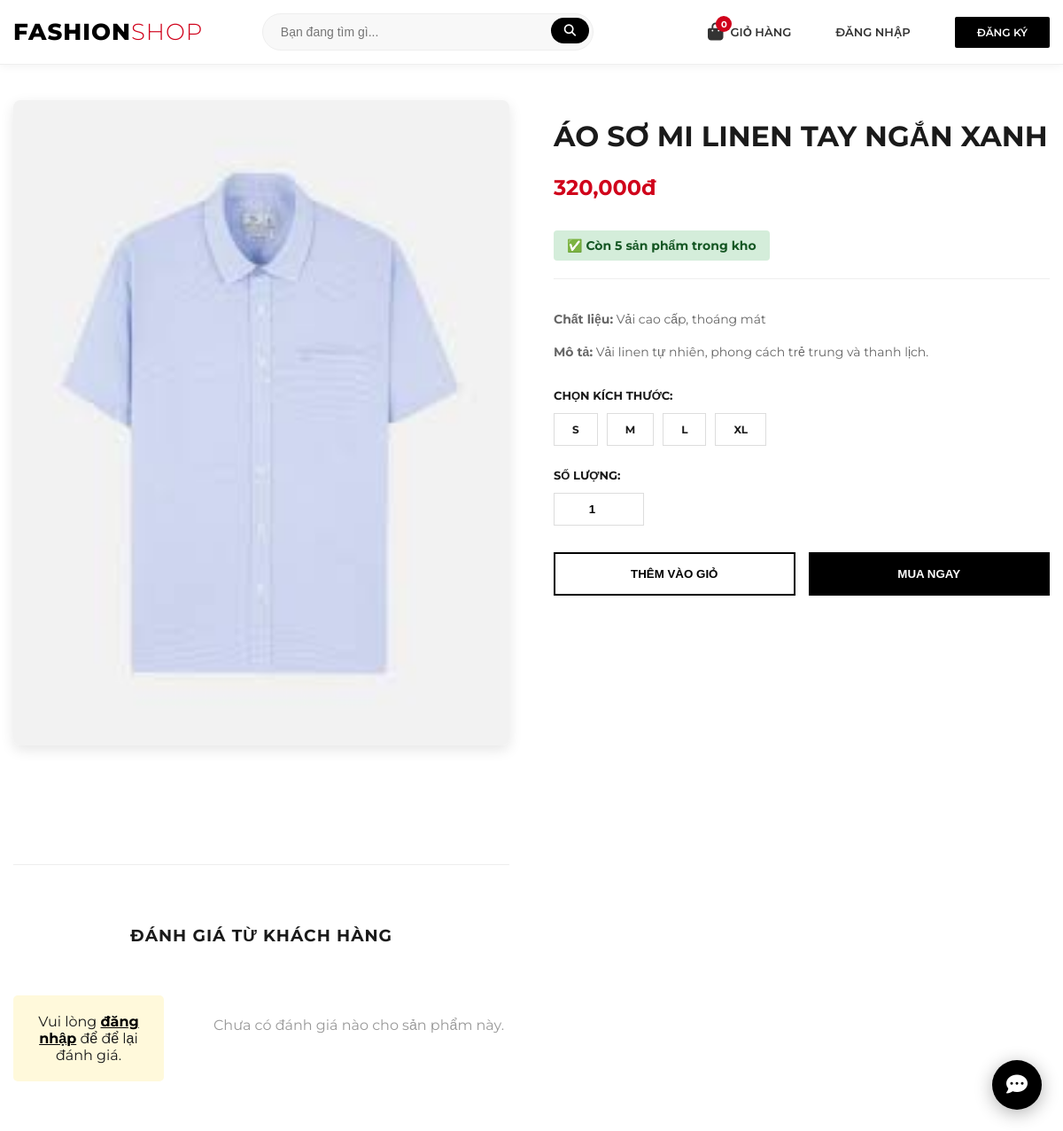
Screenshot of /product.php?id=51 with the database file from the repository.
### tables this page shows
CREATE TABLE `products` (
  `id` int(11) NOT NULL,
  `category_id` int(11) DEFAULT NULL,
  `name` varchar(255) NOT NULL,
  `price` decimal(10,2) NOT NULL,
  `stock` int(11) NOT NULL DEFAULT 0,
  `description` text DEFAULT NULL,
  `image` varchar(255) DEFAULT NULL
);

CREATE TABLE `product_sizes` (
  `id` int(11) NOT NULL,
  `product_id` int(11) DEFAULT NULL,
  `size_name` varchar(10) DEFAULT NULL
);

### public/product.php (the view, shortened to what this page needs)
<?php
include __DIR__ . '/../templates/partials/header.php';
$product_id = $_GET['id'] ?? 0;
$stmt = $pdo->prepare("SELECT * FROM products WHERE id = ?");
$stmt->execute([$product_id]);
$product = $stmt->fetch();
$stmt_size = $pdo->prepare("SELECT * FROM product_sizes WHERE product_id = ?");
$stmt_size->execute([$product_id]);
$sizes = $stmt_size->fetchAll();
$stmt_rev = $pdo->prepare("SELECT r.*, u.username FROM reviews r JOIN users u ON r.id = u.id WHERE r.product_id = ? ORDER BY r.created_at DESC");
$stmt_rev->execute([$product_id]);
$reviews = $stmt_rev->fetchAll();
?>
<div class="container"
    style="max-width: 1200px; margin: 40px auto; padding: 0 15px; font-family: 'Montserrat', sans-serif;">
    <div style="display: grid; grid-template-columns: 1fr 1fr; gap: 50px; align-items: start;">
        <div class="product-image">
            <img src="/assets/images/<?= $product['image'] ?>" alt="<?= $product['name'] ?>"
                style="width: 100%; border-radius: 8px; box-shadow: 0 5px 15px rgba(0,0,0,0.1);">
        </div>
        <div class="product-details">
            <h1 style="font-size: 32px; margin-bottom: 15px; text-transform: uppercase;"><?= $product['name'] ?></h1>
            <p style="font-size: 24px; color: #d0021b; font-weight: 700; margin-bottom: 20px;">
                <?= number_format($product['price']) ?>đ</p>
            <?php $outOfStock = (int)($product['stock'] ?? 0) <= 0; ?>
            <p style="font-size: 14px; font-weight: bold; padding: 8px 15px; border-radius: 4px; margin-bottom: 20px; display: inline-block; background: <?= $outOfStock ? '#ffeaa7' : '#d4edda' ?>; color: <?= $outOfStock ? '#d63031' : '#155724' ?>;">
                <?= $outOfStock ? '❌ HẾT HÀNG — Sản phẩm tạm thời không có sẵn' : '✅ Còn ' . (int)$product['stock'] . ' sản phẩm trong kho' ?>
            </p>
            <div style="border-top: 1px solid #eee; padding-top: 20px; color: #666; font-size: 14px; line-height: 1.6;">
                <p><strong>Chất liệu:</strong> <?= $product['material'] ?? 'Vải cao cấp, thoáng mát' ?></p>
                <p><strong>Mô tả:</strong> <?= $product['description'] ?></p>
            </div>
            <form action="add_to_cart.php" method="POST" style="margin-top: 30px;">
                <div style="margin-bottom: 25px;">
                    <div style="margin-bottom: 25px;">
                        <?php if (count($sizes) > 0): ?>
                            <p style="font-weight: 700; margin-bottom: 12px; font-size: 13px; text-transform: uppercase;">
                                Chọn kích thước:</p>
                            <div style="display: flex; gap: 10px;">
                                <?php foreach ($sizes as $s): ?>
                                    <label style="cursor: pointer;">
                                        <span class="size-item"
                                            style="display: inline-block; padding: 10px 20px; border: 1px solid #ddd; font-weight: bold; font-size: 12px; transition: 0.3s;">
                                            <?= $s['size_name'] ?>
                                        </span>
                                    </label>
                                <?php endforeach; ?>
                            </div>
                        <?php else: ?>
                            <input type="hidden" name="selected_size" value="Freesize">
                        <?php endif; ?>
                    </div>
                    <div style="margin-bottom: 30px;">
                        <p style="font-weight: 700; margin-bottom: 12px; font-size: 13px; text-transform: uppercase;">Số
                            lượng:</p>
                        <input type="number" name="quantity" value="1" min="1"
                            style="width: 80px; padding: 10px; border: 1px solid #ddd; text-align: center; font-weight: bold;">
                    </div>
                    <div style="display: flex; gap: 15px;">
                        <button type="submit" name="action" value="add"
                            <?= $outOfStock ? 'disabled' : '' ?>
                            style="flex: 1; padding: 15px; background: <?= $outOfStock ? '#eee' : '#fff' ?>; border: 2px solid <?= $outOfStock ? '#ccc' : '#000' ?>; font-weight: 700; cursor: <?= $outOfStock ? 'not-allowed' : 'pointer' ?>; transition: 0.3s; color: <?= $outOfStock ? '#aaa' : '#000' ?>;">
                            <?= $outOfStock ? 'HẾT HÀNG' : 'THÊM VÀO GIỎ' ?>
                        </button>
                        <button type="submit" name="action" value="buy_now"
                            <?= $outOfStock ? 'disabled' : '' ?>
                            style="flex: 1; padding: 15px; background: <?= $outOfStock ? '#ccc' : '#000' ?>; color: <?= $outOfStock ? '#999' : '#fff' ?>; border: 2px solid <?= $outOfStock ? '#ccc' : '#000' ?>; font-weight: 700; cursor: <?= $outOfStock ? 'not-allowed' : 'pointer' ?>; transition: 0.3s;">
                            <?= $outOfStock ? 'HẾT HÀNG' : 'MUA NGAY' ?>
                        </button>
                    </div>
            </form>
        </div>
    </div>
    <div style="margin-top: 80px; border-top: 1px solid #eee; padding-top: 50px;">
        <h3 style="text-transform: uppercase; letter-spacing: 1px; text-align: center; margin-bottom: 40px;">Đánh giá từ
            khách hàng</h3>
        <div style="display: grid; grid-template-columns: 1fr 2fr; gap: 50px;">
            <div>
                <?php if (isset($_SESSION['user_id'])): ?>
                    <form action="submit_review.php" method="POST"
                        style="background: #f9f9f9; padding: 25px; border-radius: 8px;">
                        <input type="hidden" name="product_id" value="<?= $product_id ?>">
                        <p style="font-weight: bold; margin-bottom: 15px;">Gửi nhận xét của bạn</p>
                        <select name="rating"
                            style="width: 100%; padding: 10px; margin-bottom: 15px; border: 1px solid #ddd;">
                            <option value="5">★★★★★ (Tuyệt vời)</option>
                            <option value="4">★★★★☆ (Rất tốt)</option>
                            <option value="3">★★★☆☆ (Bình thường)</option>
                            <option value="2">★★☆☆☆ (Kém)</option>
                            <option value="1">★☆☆☆☆ (Rất tệ)</option>
                        </select>
                        <textarea name="comment" placeholder="Bạn thấy sản phẩm này thế nào?..." required
                            style="width: 100%; height: 100px; padding: 12px; border: 1px solid #ddd; margin-bottom: 15px; font-family: inherit;"></textarea>
                        <button type="submit"
                            style="width: 100%; background: #d0021b; color: #fff; border: none; padding: 12px; font-weight: bold; cursor: pointer;">GỬI
                            ĐÁNH GIÁ</button>
                    </form>
                <?php else: ?>
                    <p style="text-align: center; background: #fff9db; padding: 20px; border-radius: 5px;">
                        Vui lòng <a href="login.php" style="color: #000; font-weight: 700;">đăng nhập</a> để để lại đánh
                        giá.
                    </p>
                <?php endif; ?>
            </div>
            <div style="max-height: 500px; overflow-y: auto;">
                <?php if (count($reviews) > 0): ?>
                    <?php foreach ($reviews as $r): ?>
                        <div style="margin-bottom: 25px; border-bottom: 1px solid #eee; padding-bottom: 15px;">
                            <div style="display: flex; justify-content: space-between;">
                                <strong><?= htmlspecialchars($r['username']) ?></strong>
                                <span style="color: #f1c40f;"><?= str_repeat('★', $r['rating']) ?></span>
                            </div>
                            <p style="color: #555; margin: 10px 0; font-size: 14px;">
                                <?= nl2br(htmlspecialchars($r['comment'])) ?></p>
                            <small style="color: #999;"><?= date('d/m/Y', strtotime($r['created_at'])) ?></small>
                        </div>
                    <?php endforeach; ?>
                <?php else: ?>
                    <p style="text-align: center; color: #999; margin-top: 40px;">Chưa có đánh giá nào cho sản phẩm này.</p>
                <?php endif; ?>
            </div>
        </div>
    </div>
</div>
<?php include __DIR__ . '/../templates/partials/footer.php'; ?>

### public/assets/css/style.css (style rules this page uses)
:root { --main-color: #1a1a1a; --accent-color: #ff4757; --text-muted: #777; --border-color: #eee; }
body { font-family: 'Montserrat', sans-serif; color: var(--main-color); background-color: #fff; margin: 0; }

### templates/partials/header.php (style rules this page uses)
body { font-family: 'Montserrat', sans-serif; }

### rows the page displays
products: image (picture), name "ÁO SƠ MI LINEN TAY NGẮN XANH", price "320,000", stock "5", description "Vải linen tự nhiên, phong cách trẻ trung và thanh lịch."
product_sizes: size_name "S"
product_sizes: size_name "M"
product_sizes: size_name "L"
product_sizes: size_name "XL"

### other values shown
$total_items "0"
$product['material'] "Vải cao cấp, thoáng mát"
